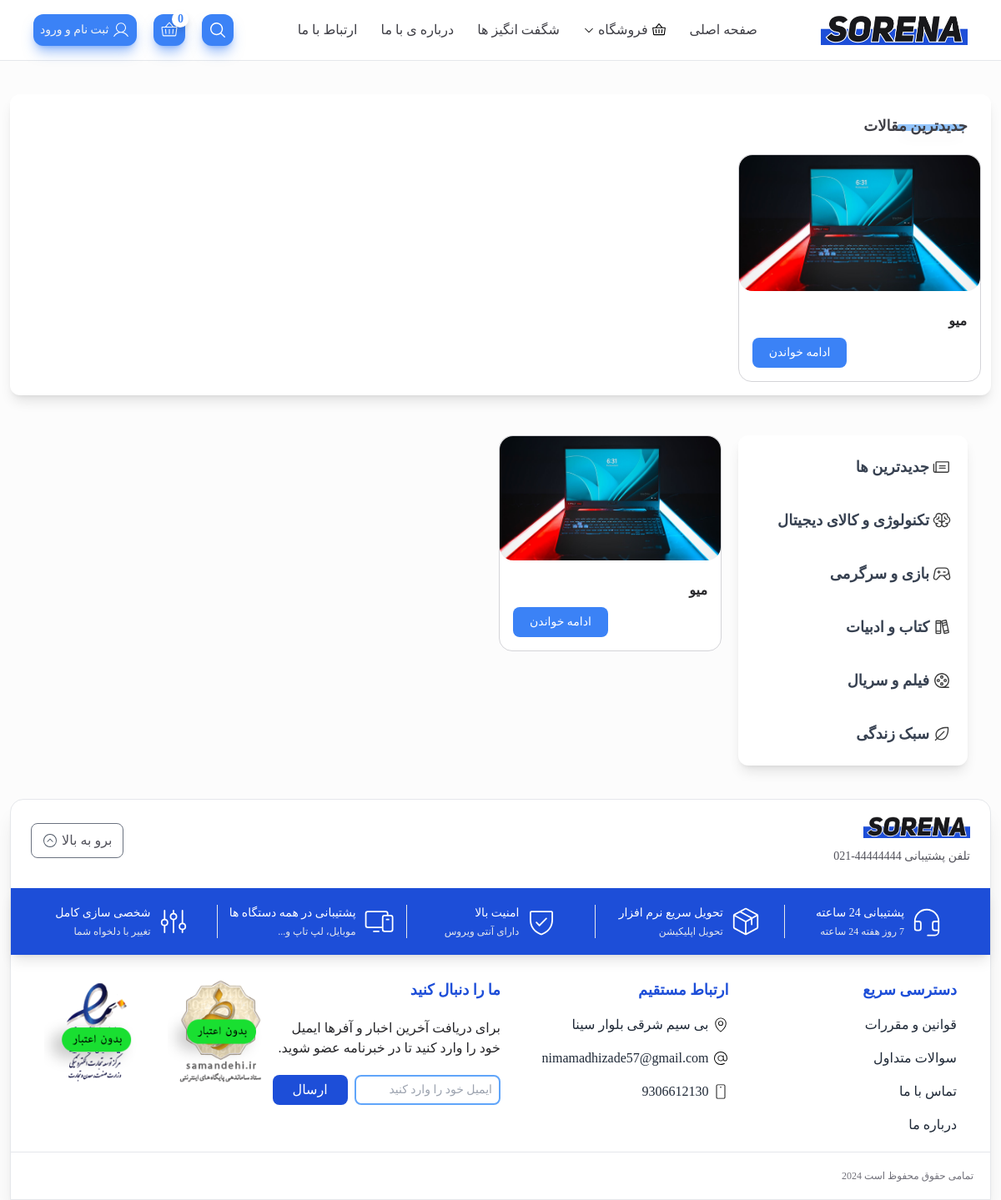
Screenshot of /blog/ with the database file from the repository.
### home/models.py (models this page shows, shortened)
class BlogPost(models.Model):
    title = models.CharField(max_length=255, verbose_name='عنوان بلاگ')
    image = models.ImageField(upload_to='blog/images/', verbose_name='تصویر بلاگ')
    content = models.TextField(verbose_name='محتوای بلاگ')
    publish_date = models.DateField(verbose_name='تاریخ انتشار')
    slug = models.SlugField(unique=True, verbose_name='آدرس بلاگ')
    category = models.ForeignKey(CategoryBlog, on_delete=models.CASCADE, related_name='blogs', null=True, blank=True, verbose_name='دسته بندی')
    Introduction = models.TextField(null=True, blank=True, verbose_name='معرفی')
    Introduction_tow = models.TextField(null=True, blank=True, verbose_name='معرفی دو')
    def get_publish_date_shamsi(self):
        shamsi_date = jdatetime.date.fromgregorian(date=self.publish_date)
        return shamsi_date.strftime('%Y/%m/%d')
    class Meta:
        verbose_name = 'پست بلاگ'
        verbose_name_plural = 'پست های بلاگ'

class FooterInfo(models.Model):
    address = models.CharField(max_length=100, null=True, blank=True, verbose_name='آدرس')
    email = models.EmailField(null=True, blank=True, verbose_name='ایمیل')
    phone = models.IntegerField(null=True, blank=True, verbose_name='شماره تلفن')
    class Meta:
        verbose_name = 'اطلاعات فوتر'
        verbose_name_plural = 'اطلاعات فوتر'

### blog/views.py (the view)
# urls.py: path('', views.BlogListView.as_view(), name='blog'),
class BlogListView(ListView):
    model = BlogPost
    template_name = 'blog/blog.html'
    context_object_name = 'blogs'
    paginate_by = 5

### context_processors/context_processors.py (called while the page is built, shortened)
def footer(request):
   footer = FooterInfo.objects.all()
   category = Category.objects.all()
   return {'footer':footer, 'category':category}

def search_context(request):
   search_query = request.GET.get('search', '')
   return {
      'search_query': search_query,
   }

def cart_context(request):
   cart = Cart(request)
   return {
      'cart': cart,
      'items_count': cart.items_count(),
      'total_price': cart.total(),
   }

def message_count(request):
   if request.user.is_authenticated:
      order_count = Order.objects.filter(user=request.user).count()
      news_count = NewsMessage.objects.count()
      total_messages = order_count + news_count
      return {'message_count': total_messages}
   return {'message_count': 0}

def product_comments_context(request):
   product_id = request.GET.get('product_id') or request.POST.get('product_id')
   if not product_id:
      return {}

### product/card_models.py (called while the page is built)
    def items_count(self):
        return sum(item['quantity'] for item in self.cart.values())

    def total(self):
        cart = self.cart.values()
        total = sum(int(item["price"].replace(',', '')) * int(item['quantity']) for item in cart)
        return total

### blog/templates/blog/blog.html (shortened to what this page needs)
{% load static %}
<!DOCTYPE html>
<html lang="fa" dir="rtl">
<head>
    <link rel="stylesheet" href="{% static 'css/main.css' %}">
</head>
<body class="max-w-[1600px] mx-auto bg-[#fcfcfc]">
<header class="fixed w-full max-w-[1600px] border-b z-50 bg-white">
    {% include 'includes/header.html' %}
</header>
<main class="pt-20 md:pt-40 lg:pt-[73px]">
    <div class="mt-10 md:mb-7 px-3 bg-white py-4 mx-3 rounded-xl shadow-lg">
        <div class="flex justify-between items-center pb-3">
            <div class="px-4 py-2 flex justify-center items-center gap-x-1 font-bold md:text-lg text-zinc-700 relative">
                <div class="z-10">
                    جدیدترین مقالات
                </div>
                <div class="w-20 h-2 bg-blue-300 shadow-lg absolute right-5 top-5 rounded-sm">
                </div>
            </div>
        </div>
        <div class="containerPSlider swiper">
            <div class="blog-slider">
                <div class="card-wrapper swiper-wrapper">
                    <div class="card swiper-slide bg-white rounded-2xl border border-zinc-300 group">
                        {% for blog in blogs %}
                            <div class="image-box">
                                <img class="rounded-2xl" src="{{ blog.image.url }}" alt="">
                            </div>
                            <div class="p-2 md:p-4 mt-2">
                                <a href="{% url 'blog:blog-detail' blog.slug %}" class="font-semibold text-zinc-800">
                                    {{ blog.title }}
                                </a>
                                <div class="flex items-center justify-around mt-2">
                                    <a href="{% url 'blog:blog-detail' blog.slug %}"
                                       class="flex items-center justify-center gap-x-1 text-sm w-fit py-2 px-5 mr-auto rounded-lg text-white bg-blue-500 hover:bg-blue-400 transition">
                                        ادامه خواندن
                                    </a>
                                </div>
                            </div>
                        {% endfor %}
                    </div>
                </div>
            </div>
        </div>
    </div>
    <div class="py-5 px-3 lg:px-10 md:flex gap-x-5">
        <div class="md:w-3/12">
            <div class="px-2 sm:px-3 py-3 bg-white rounded-xl shadow-lg">
                <button class="mx-auto flex gap-x-1 group items-center md:font-semibold md:text-lg text-right w-full px-2 py-3 text-sm hover:bg-blue-400 hover:text-white transition text-gray-700 rounded-lg">
                    جدیدترین ها
                </button>
                <button class="mx-auto mt-3 flex gap-x-1 group items-center md:font-semibold md:text-lg text-right w-full px-2 py-3 text-sm hover:bg-blue-400 hover:text-white transition text-gray-700 rounded-lg">
                    تکنولوژی و کالای دیجیتال
                </button>
                <button class="mx-auto mt-3 flex gap-x-1 group items-center md:font-semibold md:text-lg text-right w-full px-2 py-3 text-sm hover:bg-blue-400 hover:text-white transition text-gray-700 rounded-lg">
                    بازی و سرگرمی
                </button>
                <button class="mx-auto mt-3 flex gap-x-1 group items-center md:font-semibold md:text-lg text-right w-full px-2 py-3 text-sm hover:bg-blue-400 hover:text-white transition text-gray-700 rounded-lg">
                    کتاب و ادبیات
                </button>
                <button class="mx-auto mt-3 flex gap-x-1 group items-center md:font-semibold md:text-lg text-right w-full px-2 py-3 text-sm hover:bg-blue-400 hover:text-white transition text-gray-700 rounded-lg">
                    فیلم و سریال
                </button>
                <button class="mx-auto mt-3 flex gap-x-1 group items-center md:font-semibold md:text-lg text-right w-full px-2 py-3 text-sm hover:bg-blue-400 hover:text-white transition text-gray-700 rounded-lg">
                    سبک زندگی
                </button>
            </div>
        </div>
        <div class="md:w-9/12 mt-5 md:mt-0">
            <div class="rounded-2xl mx-auto text-gray-100">
                <div class="grid grid-cols-2 lg:grid-cols-3 gap-3">
                    {% for blog in blogs %}
                        <div class="bg-white rounded-2xl border border-zinc-300 group">
                            <div class="image-box">
                                <img class="rounded-2xl" src="{{ blog.image.url }}" alt="">
                            </div>
                            <div class="p-2 md:p-4 mt-2">
                                <a href="{% url 'blog:blog-detail' blog.slug %}" class="font-semibold text-zinc-800">
                                    {{ blog.title }}
                                </a>
                                <div class="flex items-center justify-around mt-2">
                                    <a href="{% url 'blog:blog-detail' blog.slug %}"
                                       class="flex items-center justify-center gap-x-1 text-sm w-fit py-2 px-5 mr-auto rounded-lg text-white bg-blue-500 hover:bg-blue-400 transition">
                                        ادامه خواندن
                                    </a>
                                </div>
                            </div>
                        </div>
                    {% endfor %}
                </div>
            </div>
            <div class="mb-10 mt-7">
                <ul class="flex items-center justify-center gap-x-2 md:gap-x-3 h-8 text-sm">
                </ul>
            </div>
        </div>
    </div>
</main>
{% include 'includes/footer.html' %}
</body>
</html>

### templates/includes/footer.html (shortened to what this page needs)
  {% load static %}
<footer class="rounded-t-2xl border shadow-xl mt-5 py-5 mx-3 bg-white">
    <div class="flex flex-wrap gap-y-4 justify-between items-center px-6">
      <div class="flex flex-col">
        <div>
          <img class="w-32" src="{% static 'image/logo.png' %}" alt="">
        </div>
        <div class="text-sm text-zinc-600 mt-3">
          تلفن پشتیبانی 44444444-021
        </div>
      </div>
      <div>
        <button type="button" class="flex items-center gap-x-1 border border-gray-500 rounded-lg px-3 py-2 text-zinc-600 text-sm md:text-base" id="btn-back-to-top">
          برو به بالا
        </button>
      </div>
    </div>
    <div class="bg-blue-700 grid justify-items-center gap-y-7 grid-cols-1 md:grid-cols-3 lg:grid-cols-5 p-5 my-7 shadow-lg">
      <div class="flex gap-x-2 pr-20 md:pr-0 md:justify-center items-center w-full lg:border-l">
        <div>
        </div>
        <div>
          <div class="text-sm mb-1 text-white">
            پشتیبانی 24 ساعته
          </div>
          <div class="text-xs text-gray-200">
            7 روز هفته 24 ساعته
          </div>
        </div>
      </div>
      <div class="flex gap-x-2 pr-20 md:pr-0 md:justify-center items-center w-full lg:border-l">
        <div>
        </div>
        <div>
          <div class="text-sm mb-1 text-white">
            تحویل سریع نرم افزار
          </div>
          <div class="text-xs text-gray-200">
            تحویل اپلیکیشن
          </div>
        </div>
      </div>
      <div class="flex gap-x-2 pr-20 md:pr-0 md:justify-center items-center w-full lg:border-l">
        <div>
        </div>
        <div>
          <div class="text-sm mb-1 text-white">
            امنیت بالا
          </div>
          <div class="text-xs text-gray-200">
            دارای آنتی ویروس
          </div>
        </div>
      </div>
      <div class="flex gap-x-2 pr-20 md:pr-0 md:justify-center items-center w-full lg:border-l">
        <div>
        </div>
        <div>
          <div class="text-sm mb-1 text-white">
            پشتیبانی در همه دستگاه ها
          </div>
          <div class="text-xs text-gray-200">
            موبایل، لپ تاپ و...
          </div>
        </div>
      </div>
      <div class="flex gap-x-2 pr-20 md:pr-0 md:justify-center items-center w-full">
        <div>
        </div>
        <div>
          <div class="text-sm mb-1 text-white">
            شخصی سازی کامل
          </div>
          <div class="text-xs text-gray-200">
            تغییر با دلخواه شما
          </div>
        </div>
      </div>
    </div>
    <div class="grid grid-cols-1 md:grid-cols-2 gap-y-7 lg:grid-cols-4 px-10">
      <div>
        <div class="text-blue-700 mb-4 text-lg font-bold">
          دسترسی سریع
        </div>
        <div class="">
          <ul class="flex flex-col gap-y-4">
            <li>
              <a class="text-gray-800 hover:text-blue-600 transition" href="{% url 'home:rules' %}">
                قوانین و مقررات
              </a>
            </li>
            <li>
              <a class="text-gray-800 hover:text-blue-600 transition" href="{% url 'home:qs' %}">
                سوالات متداول
              </a>
            </li>
            <li>
              <a class="text-gray-800 hover:text-blue-600 transition" href="{% url 'home:contactus' %}">
                تماس با ما
              </a>
            </li>
            <li>
              <a class="text-gray-800 hover:text-blue-600 transition" href="{% url 'home:aboutus' %}">
                درباره ما
              </a>
            </li>
          </ul>
        </div>
      </div>
      <div>
        <div class="text-blue-700 mb-4 text-lg font-bold">
          ارتباط مستقیم
        </div>
        <div class="">
            {% for footer in footer %}
          <ul class="flex flex-col gap-y-4">
            <li>
              <a class="text-gray-800 hover:text-blue-600 transition flex items-center gap-x-1 group w-fit" href="">
              {{ footer.address }}
              </a>
            </li>
            <li>
              <a class="text-gray-800 hover:text-blue-600 transition flex items-center gap-x-1 group w-fit" href="">
                {{ footer.email }}
              </a>
            </li>
            <li>
              <a class="text-gray-800 hover:text-blue-600 transition flex items-center gap-x-1 group w-fit" href="">
                {{ footer.phone }}
              </a>
            </li>
          </ul>
            {% endfor %}
        </div>
      </div>
      <div>
        <div class="text-blue-700 text-lg font-bold">
          ما را دنبال کنید
        </div>
        <div class="my-5 text-zinc-800">
          برای دریافت آخرین اخبار و آفرها ایمیل خود را وارد کنید تا در خبرنامه عضو شوید.
        </div>
        <div class="flex gap-x-2">
          <input class="w-full border-2 border-blue-400 outline-none text-sm rounded-lg py-2 px-2 h-full" type="email" placeholder="ایمیل خود را وارد کنید">
          <div>
            <button class="bg-blue-700 hover:bg-blue-600 transition text-white rounded-lg w-full h-full px-6" type="submit">
              ارسال
            </button>
          </div>
        </div>
      </div>
      <div class="flex md:justify-end gap-x-5">
        <img class="max-w-32 h-fit" src="{% static 'image/service/symbol-01.png' %}" alt="">
        <img class="max-w-32 h-fit" src="{% static 'image/service/symbol-02.png' %}" alt="">
      </div>
    </div>
    <div class="mt-5 border-t w-full text-xs text-zinc-500 pr-5 pt-5">
      تمامی حقوق محفوظ است 2024
    </div>
  </footer>

### assets/css/style.css (style rules this page uses)
html { scroll-behavior: smooth; }

### rows the page displays
BlogPost: image (picture), title "میو"
FooterInfo: address "بی سیم شرقی بلوار سینا", email "nimamadhizade57@gmail.com", phone "9306612130"

### other values shown
{{ items_count }} "0"
